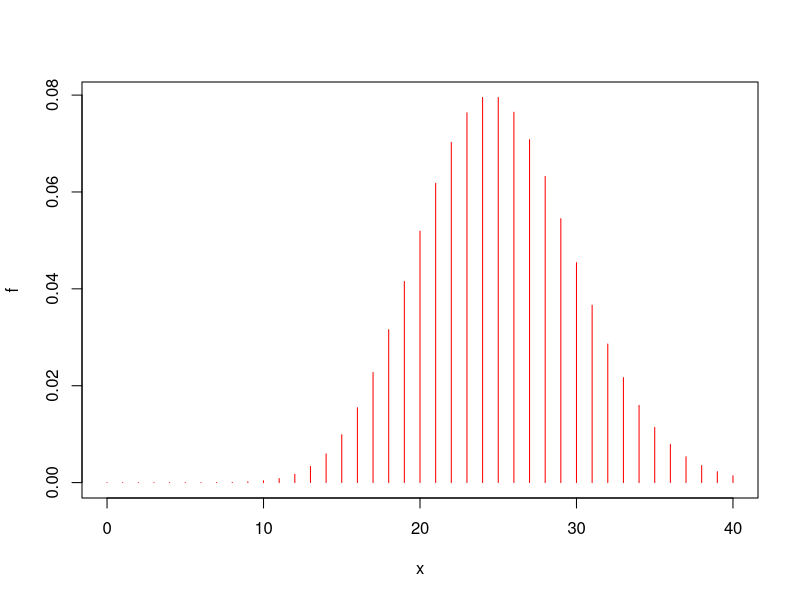
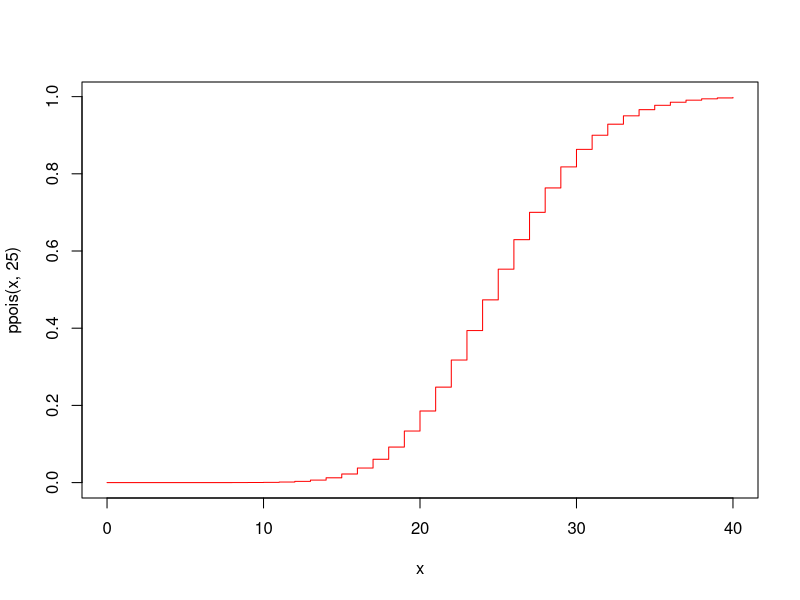
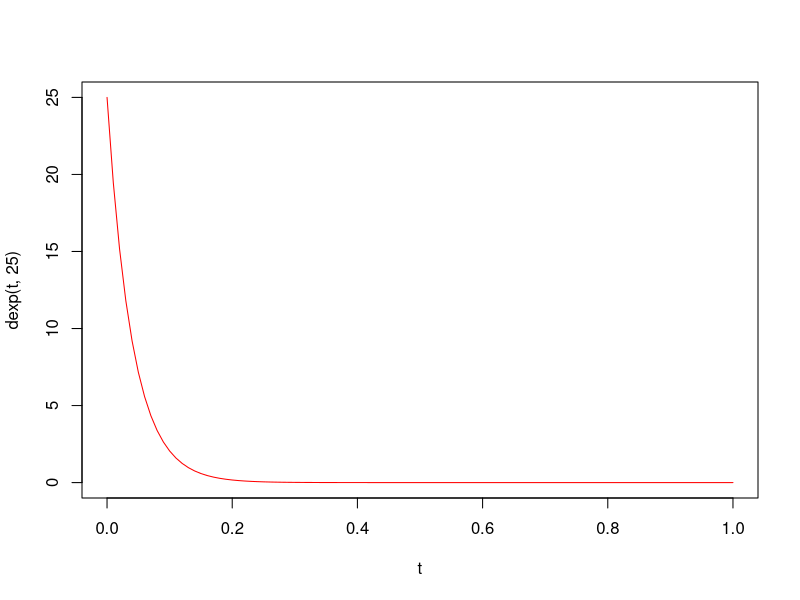
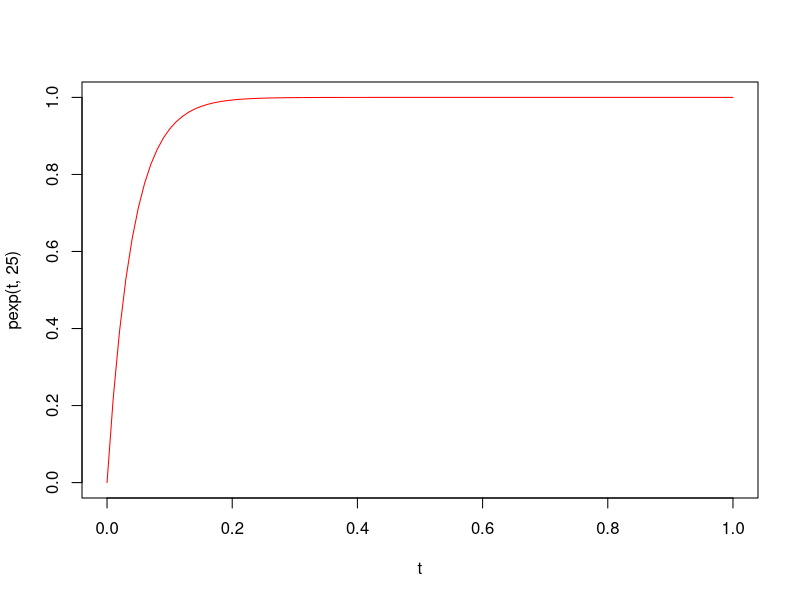
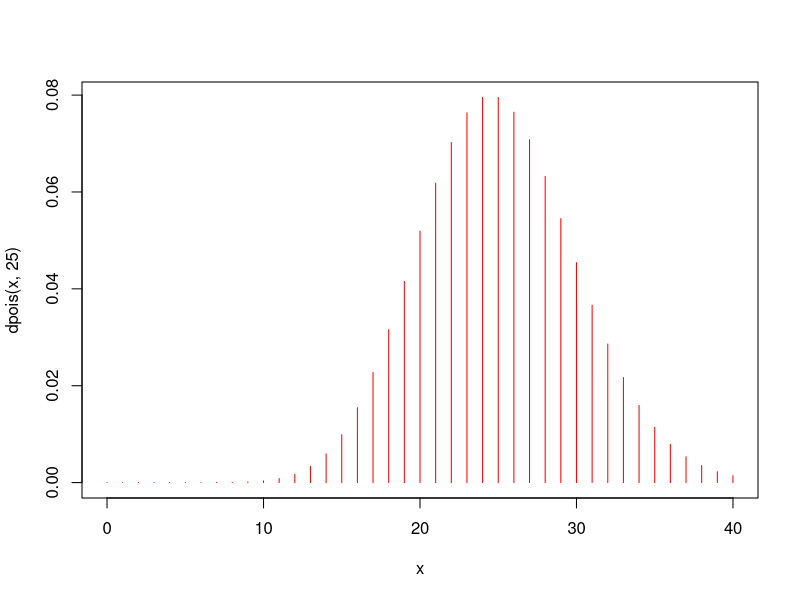
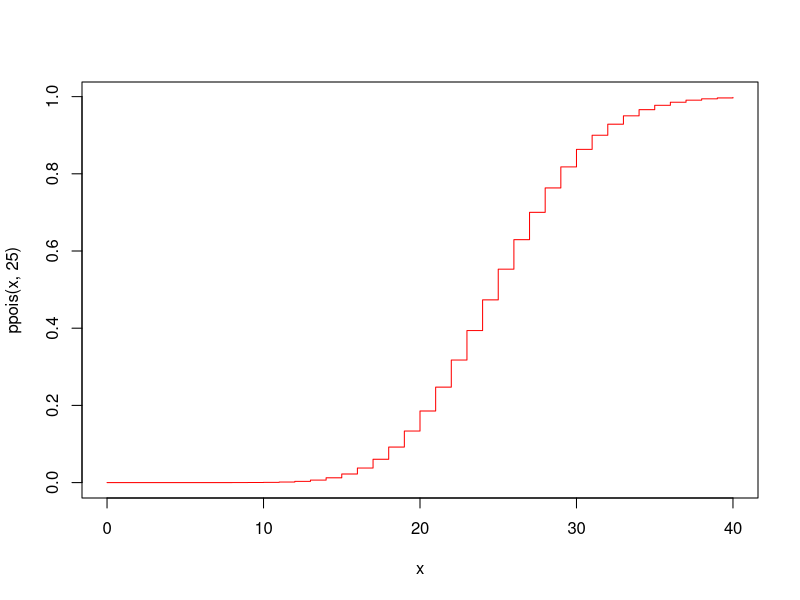
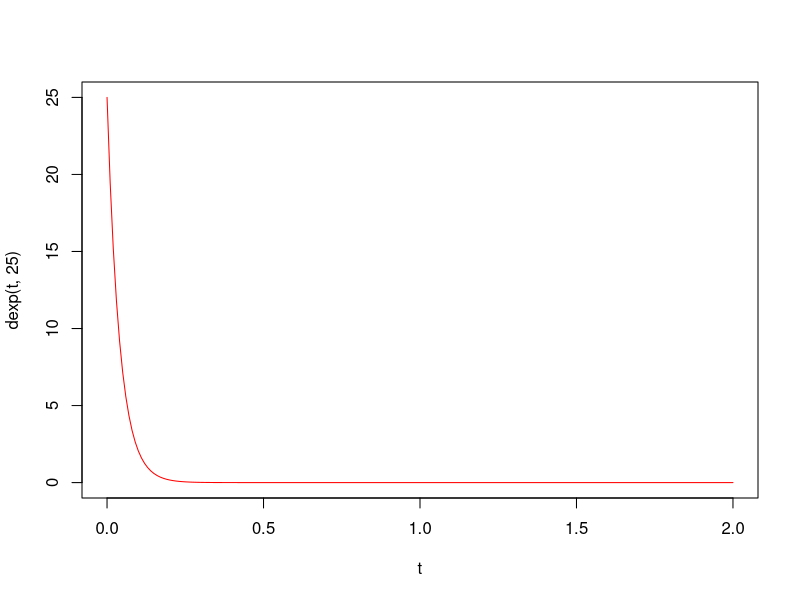
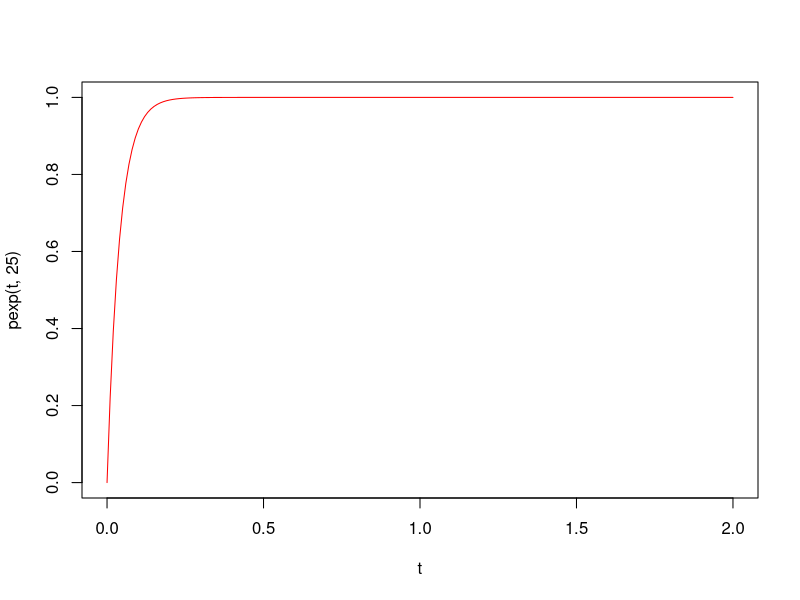

Recreate these plots in R, in order.
########P(x=20)
exp(-25)*25^20/factorial(20)
dpois(20, 25)
#pintemos la poisson

x <- 0:40
f <- dpois(x, 25)
  
plot(x, f, type="h", col="red")

##P(x <=20)
ppois(20, 25)

##P(18 <=x<=22)
ppois(22, 25)- ppois(17, 25)

#pintenmos la distribucion
plot(x, ppois(x, 25), type="s", col="red")


#mediana
qpois(0.5, 25)

#1er quartil
qpois(0.25, 25)
1-pexp(0.052, 25)

#funcion de densidad
t <- seq(0, 1, 0.01)
plot(t, dexp(t, 25), type="l", col="red")
#DISTRIBUCION
plot(t, pexp(t, 25), type="l", col="red")


mean(rexp(500000, 25))

1/25












dpois(30, 25)
exp(-25)*(25^30)/factorial(30)

x <- 0:40
plot(x, dpois(x, 25), type="h", col="red")
plot(x, ppois(x, 25), type="s", col="red")

ppois(25, 25)-ppois(19, 25)

#################

t <- seq(0, 2, 0.01)

plot(t, dexp(t, 25), type="l", col="red")
plot(t, pexp(t, 25), type="l", col="red")

1-pexp(0.052, 25)

mean(rexp(500000, 25))
1/25
